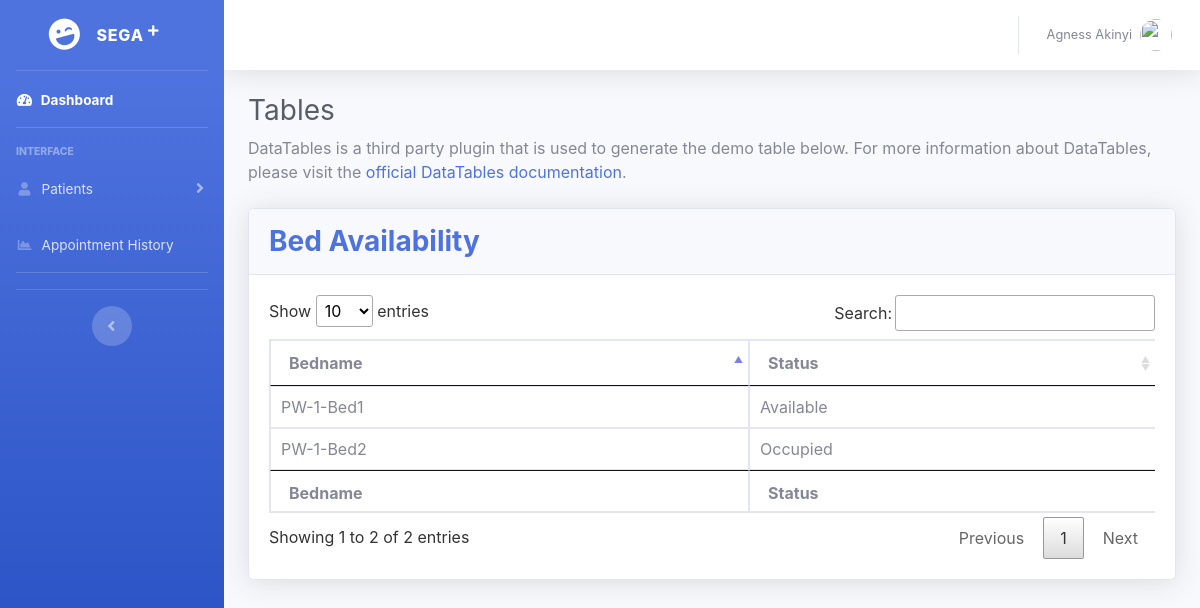
Screenshot of /nurse/dashboard/index.php (signed in) with the database file from the repository.
### tables this page shows
CREATE TABLE `Beds` (
  `id` int(11) NOT NULL,
  `RoomId` int(11) NOT NULL,
  `BedName` varchar(255) NOT NULL,
  `Status` varchar(255) NOT NULL
);

### nurse/dashboard/index.php (the view, shortened to what this page needs)
<!DOCTYPE html>
<html lang="en">
<head>
    <link rel="stylesheet" href="vendor/DataTable/DataTables-1.10.25/css/jquery.dataTables.css">
    <link href="vendor/fontawesome-free/css/all.min.css" rel="stylesheet" type="text/css">
    <link href="css/sb-admin-2.min.css" rel="stylesheet">
    <link href="css/sb-admin-2.css" rel="stylesheet">
</head>
<body id="page-top">
    <div id="wrapper">
        <?php include_once "partials/sidebar.php"; ?>
        <div id="content-wrapper" class="d-flex flex-column">
            <div id="content">
                <?php include_once "partials/navbar.php"; ?>
                <div class="container-fluid">
                    <h1 class="h3 mb-2 text-gray-800">Tables</h1>
                    <p class="mb-4">DataTables is a third party plugin that is used to generate the demo table below.
                        For more information about DataTables, please visit the <a target="_blank"
                            href="https://datatables.net">official DataTables documentation</a>.</p>
                            <?php
                                $selApp = "SELECT * FROM Beds";
                                $res = mysqli_query($mysqli, $selApp);
                            ?>
                    <div class="card shadow mb-4">
                        <div class="card-header py-3">
                            <h3 class="m-0 font-weight-bold text-primary">Bed Availability</h3>
                        </div>
                        <div class="card-body">
                            <div class="table-responsive">
                                <table class="table table-bordered" id="dataTable" width="100%" cellspacing="0">
                                    <thead>
                                        <tr>
                                            <th>Bedname</th>
                                            <th>Status</th>
                                        </tr>
                                    </thead>
                                    <tfoot>
                                        <tr>
                                            <th>Bedname</th>
                                            <th>Status</th>
                                        </tr>
                                    </tfoot>
                                    <tbody>
                                        <?php while($r = mysqli_fetch_assoc($res)): ?>
                                            <tr>
                                                <td><?php echo $r['BedName']; ?></td>
                                                <td><?php echo $r['Status']; ?></td>
                                            </tr>
                                        <?php endwhile; ?>
                                    </tbody>
                                </table>
                            </div>
                        </div>
                    </div>
                </div>
            </div>
        </div>
    </div>
</body>
</html>

### rows the page displays
beds: BedName "PW-1-Bed1", Status "Available"
beds: BedName "PW-1-Bed2", Status "Occupied"

### other values shown
$_SESSION["nurse_name"] "Agness Akinyi"
